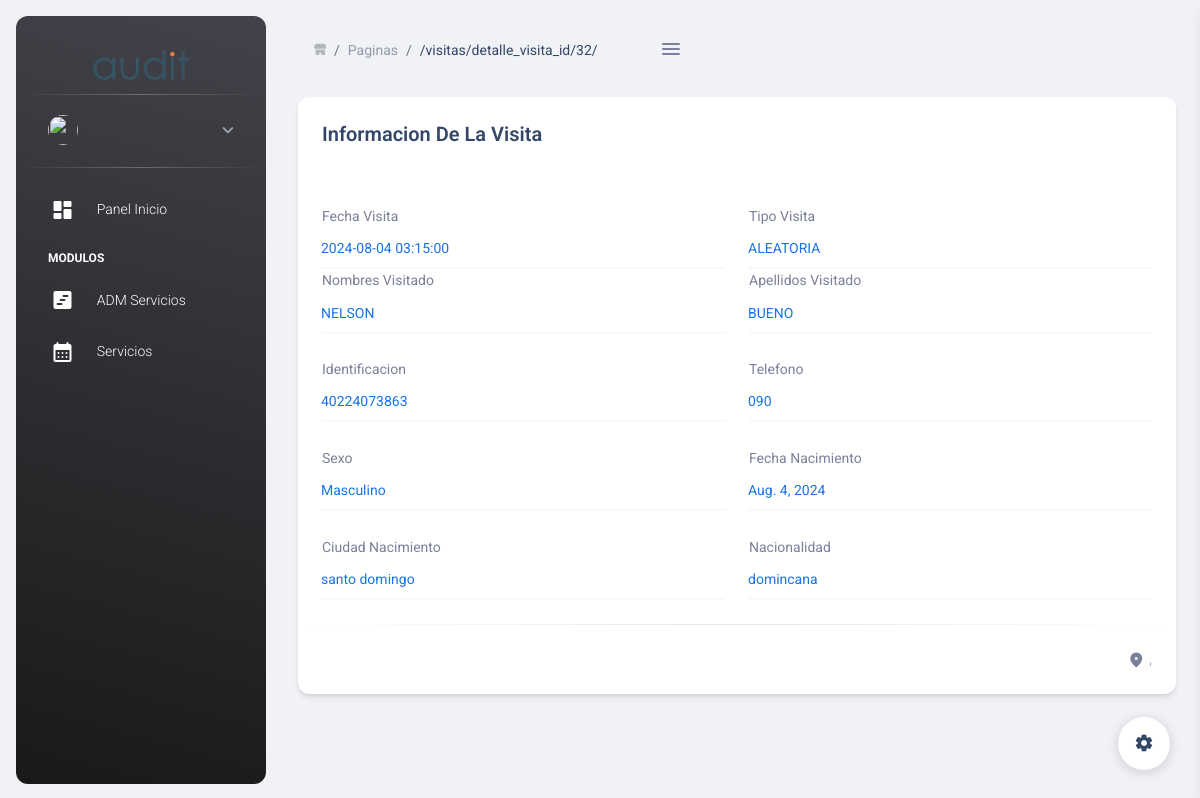
/visitas/detalle_visita_id/32/, run on the app's committed database.
### visitas/models.py (models this page shows, shortened)
class Cita(models.Model):
    OPCIONES_TIPO_VISITA = (
        ('Pre-empleo', 'Pre-empleo'),
        ('Mantenimiento', 'Mantenimiento'),
        ('Aleatoria', 'Aleatoria'),
    )
    usuario_solicitud = models.ForeignKey(Usuario,related_name='usuario_solicitud', on_delete=models.CASCADE)
    visitador = models.ForeignKey(Usuario, related_name='visitador',on_delete=models.CASCADE,blank=True,
        null=True)
    fecha_registro = models.DateTimeField(auto_now_add=True)
    fecha_agendada = models.DateTimeField()
    motivo = models.TextField()
    Observaciones = models.TextField()
    estatus = models.CharField(max_length=200)
    fecha_visita = models.DateTimeField(blank=True)
    tipo_visita = models.CharField(max_length=20, choices=OPCIONES_TIPO_VISITA)
    nombres = models.CharField(max_length=100,null=True, blank=True)
    apellidos = models.CharField(max_length=100,null=True, blank=True)
    cedula = models.CharField(max_length=20,null=True, blank=True)
    telefonos = models.CharField(max_length=20,null=True, blank=True)
    sexo = models.CharField(max_length=10,null=True, blank=True)
    fecha_nacimiento = models.DateField()
    ciudad_nacimiento = models.CharField(max_length=100,null=True, blank=True)
    nacionalidad = models.CharField(max_length=100,null=True, blank=True)
    departamento = models.CharField(max_length=100,null=True, blank=True)
    puesto = models.CharField(max_length=100,null=True, blank=True)
    direccion_residencia = models.TextField()
    punto_referencia = models.TextField()
    estado_civil = models.CharField(max_length=20)

### visitas/views.py (the view)
# urls.py: path('detalle_visita_id/<slug:id>/', detalle_visita_id, name='detalle_visita_id'),
def detalle_visita_id(request,id):
	cita = Cita.objects.get(id=id)
	return render(request, 'detalle_visita.html',{'cita':cita})

### templates/visitas/detalle_visita.html (shortened to what this page needs)
{% extends "core2.html" %}
{% load static %}
{% block content %}
{% if cita %}
<div class="container-fluid py-4">
<div class="row">
          <div class="col-12">
          <div class="card" data-animation="false">
            <div class="card-header">
              <h5>Informacion De La Visita {{o.id}}</h5>
            </div>
            <div class="card-body text-center">
               <div class="row">
                <div class="col-6">
                  <div class="input-group input-group-static">
                    <label>Fecha Visita</label>
                    <input disabled type="text" class="form-control" placeholder="" value="{{cita.fecha_visita|upper}}">
                  </div>
                </div>
                <div class="col-6">
                  <div class="input-group input-group-static">
                    <label>Tipo Visita</label>
                    <input disabled type="text" class="form-control" placeholder="" value="{{cita.tipo_visita|upper}}">
                  </div>
                </div>
              </div>
              <div class="row">
                <div class="col-6">
                  <div class="input-group input-group-static">
                    <label>Nombres Visitado</label>
                    <input disabled type="text" class="form-control" placeholder="" value="{{cita.nombres|upper}}">
                  </div>
                </div>
                <div class="col-6">
                  <div class="input-group input-group-static">
                    <label>Apellidos Visitado</label>
                    <input disabled type="text" class="form-control" placeholder="" value="{{cita.apellidos|upper}}">
                  </div>
                </div>
              </div>
              <div class="row mt-4">
                <div class="col-6">
                  <div class="input-group input-group-static">
                    <label>Identificacion</label>
                    <input disabled type="text" class="form-control" placeholder="" value='{{cita.cedula|upper}}'>
                  </div>
                </div>
                <div class="col-6">
                  <div class="input-group input-group-static">
                    <label>Telefono </label>
                    <input disabled type="text" class="form-control" placeholder="" value='{{cita.telefonos|upper}}'>
                  </div>
                </div>
              </div>
              <div class="row mt-4">
                <div class="col-6">
                  <div class="input-group input-group-static">
                    <label>Sexo </label>
                    <input disabled type="text" class="form-control" placeholder="" value='{{cita.sexo}}'>
                  </div>
                </div>
                <div class="col-6">
                  <div class="input-group input-group-static">
                    <label>Fecha Nacimiento </label>
                    <input disabled type="text" class="form-control" placeholder="" value='{{cita.fecha_nacimiento}}'>
                  </div>
                </div>
              </div>
              <div class="row mt-4">
               <div class="col-6">
                  <div class="input-group input-group-static">
                    <label>Ciudad Nacimiento </label>
                    <input disabled type="text" class="form-control" placeholder="" value='{{cita.ciudad_nacimiento}}'>
                  </div>
                </div>
                <div class="col-6">
                  <div class="input-group input-group-static">
                    <label>Nacionalidad </label>
                    <input disabled type="text" class="form-control" placeholder="" value='{{cita.nacionalidad}}'>
                  </div>
                </div>
              </div>
            </div>
            <hr class="dark horizontal my-0">
            <div class="card-footer d-flex">
              <i class="material-icons position-relative ms-auto text-lg me-1 my-auto">place</i>
              <p class="text-sm my-auto"> {{cita.lat}} , {{cita.lon}}</p>
            </div>
          </div>
       </div>
   </div>
     {% endif %}
{% endblock %}

### static/assets/datatable/datatables.css (style rules this page uses)
:root { --dt-row-selected: 13, 110, 253; --dt-row-selected-text: 255, 255, 255; --dt-row-selected-link: 9, 10, 11; --dt-row-stripe: 0, 0, 0; --dt-row-hover: 0, 0, 0; --dt-column-ordering: 0, 0, 0; --dt-html-background: white; }

### data on the page
Cita: fecha_visita "2024-08-04 03:15:00", tipo_visita "ALEATORIA", nombres "NELSON", apellidos "BUENO", cedula "40224073863", telefonos "090", sexo "Masculino", fecha_nacimiento "Aug. 4, 2024", ciudad_nacimiento "santo domingo", nacionalidad "domincana"

### other printed values
{{ request.path }} "/visitas/detalle_visita_id/32/"
